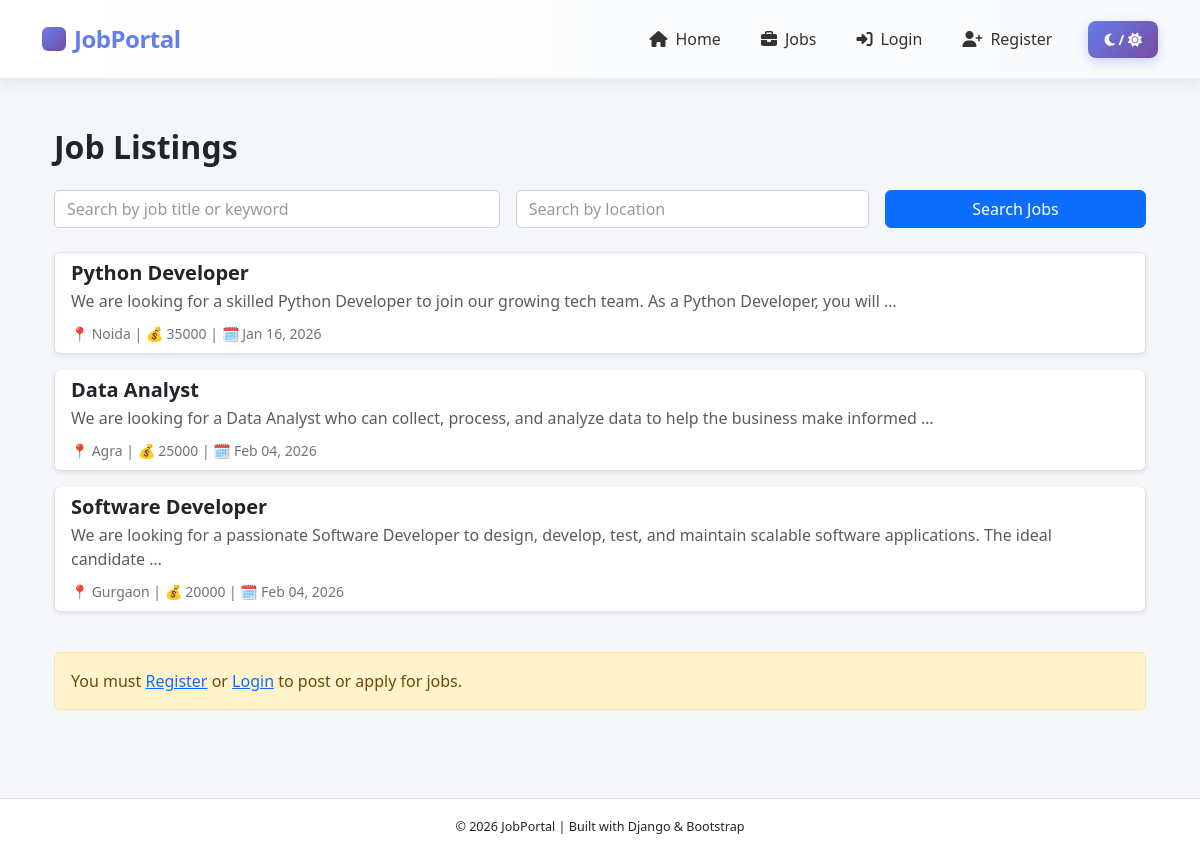
Screenshot of /jobs/ with the database file from the repository.
### Job_Portal/jobs/models.py (models this page shows, shortened)
class Job(models.Model):
    JOB_TYPE_CHOICES = [
        ('Full-Time', 'Full-Time'),
        ('Part-Time', 'Part-Time'),
        ('Internship', 'Internship'),
        ('Contract', 'Contract'),
        ('Remote', 'Remote'),
    ]
    EXPERIENCE_CHOICES = [
        ('Fresher', 'Fresher'),
        ('1-3 Years', '1-3 Years'),
        ('3-5 Years', '3-5 Years'),
        ('5+ Years', '5+ Years'),
    ]
    employer = models.ForeignKey(
        settings.AUTH_USER_MODEL,
        on_delete=models.CASCADE
    )
    title = models.CharField(max_length=200)
    description = models.TextField()
    requirements = models.TextField(blank=True)
    location = models.CharField(max_length=100)
    salary = models.PositiveIntegerField(
        null=True,
        blank=True,
        help_text="Enter salary in INR per month"
    )
    job_type = models.CharField(
        max_length=20,
        choices=JOB_TYPE_CHOICES,
        default='Full-Time'
    )
    experience_level = models.CharField(
        max_length=20,
        choices=EXPERIENCE_CHOICES,
        default='Fresher'
    )
    created_at = models.DateTimeField(auto_now_add=True)

### Job_Portal/jobs/views.py (the view, shortened to what this page needs)
# urls.py: path('', job_list, name='job_list'),
def job_list(request):
    query = request.GET.get("q", "").strip()
    location = request.GET.get("location", "").strip()
    jobs = Job.objects.all()
    exact_match = False
    context = {
        "jobs": jobs,
        "query": query,
        "location": location,
        "exact_match": exact_match,
    }
    return render(request, "jobs/job_list.html", context)

### Job_Portal/templates/jobs/job_list.html (shortened to what this page needs)
{% extends "base.html" %}
{% load static %}
{% block extra_css %}
    <link rel="stylesheet" href="{% static 'css/job_list.css' %}">
{% endblock %}
{% block content %}
<div class="container py-4">
    <h2 class="mb-4 fw-bold">Job Listings</h2>
    <form method="get" action="{% url 'job_list' %}" class="row g-3 mb-4 search-form">
        <div class="col-md-5">
            <input type="text"
                   name="q"
                   class="form-control"
                   placeholder="Search by job title or keyword"
                   value="{{ query }}">
        </div>
        <div class="col-md-4">
            <input type="text"
                   name="location"
                   class="form-control"
                   placeholder="Search by location"
                   value="{{ location }}">
        </div>
        <div class="col-md-3">
            <button class="btn btn-primary w-100">
                Search Jobs
            </button>
        </div>
    </form>
    {% if jobs %}
        <div class="list-group">
            {% for job in jobs %}
                <a href="{% url 'job_detail' job.id %}"
                   class="list-group-item list-group-item-action mb-3 shadow-sm rounded">
                    <h5 class="mb-1 fw-semibold">
                        {{ job.title }}
                    </h5>
                    <p class="mb-2 text-muted">
                        {{ job.description|truncatewords:20 }}
                    </p>
                    <small class="text-secondary">
                        📍 {{ job.location }}
                        {% if job.salary %}
                            | 💰 {{ job.salary }}
                        {% endif %}
                        | 🗓 {{ job.created_at|date:"M d, Y" }}
                    </small>
                </a>
            {% endfor %}
        </div>
    {% else %}
        {% if query or location %}
        <div class="alert alert-info mt-3">
            No jobs found. Try different keywords or locations.
        </div>
        {% endif %}
    {% endif %}
    {% if user.is_authenticated %}
        {% if user.role == 'employer' %}
            <a href="{% url 'add_job' %}" class="btn btn-success mt-4">
                + Post New Job
            </a>
        {% endif %}
    {% else %}
        <div class="alert alert-warning mt-4">
            You must
            <a href="{% url 'register' %}">Register</a> or
            <a href="{% url 'login' %}">Login</a>
            to post or apply for jobs.
        </div>
    {% endif %}
</div>
{% endblock %}

### Job_Portal/static/css/base.css (style rules this page uses)
* { transition: background-color 0.25s ease, color 0.25s ease, border-color 0.25s ease; box-sizing: border-box; margin: 0; padding: 0; }
.form-control, .form-select, textarea { background-color: #ffffff; color: #212529; border: 1px solid #ced4da; border-radius: 5px; }
.form-control::placeholder { color: #999; }
.btn-primary { background-color: #0d6efd; border-color: #0d6efd; }
.alert { border-radius: 6px; }

### rows the page displays
Job: title "Python Developer", description "We are looking for a skilled Python Developer to join our growing tech team. As a Python Developer, you will …", location "Noida", salary "35000", created_at "Jan 16, 2026"
Job: title "Data Analyst", description "We are looking for a Data Analyst who can collect, process, and analyze data to help the business make informed …", location "Agra", salary "25000", created_at "Feb 04, 2026"
Job: title "Software Developer", description "We are looking for a passionate Software Developer to design, develop, test, and maintain scalable software applications. The ideal candidate …", location "Gurgaon", salary "20000", created_at "Feb 04, 2026"
